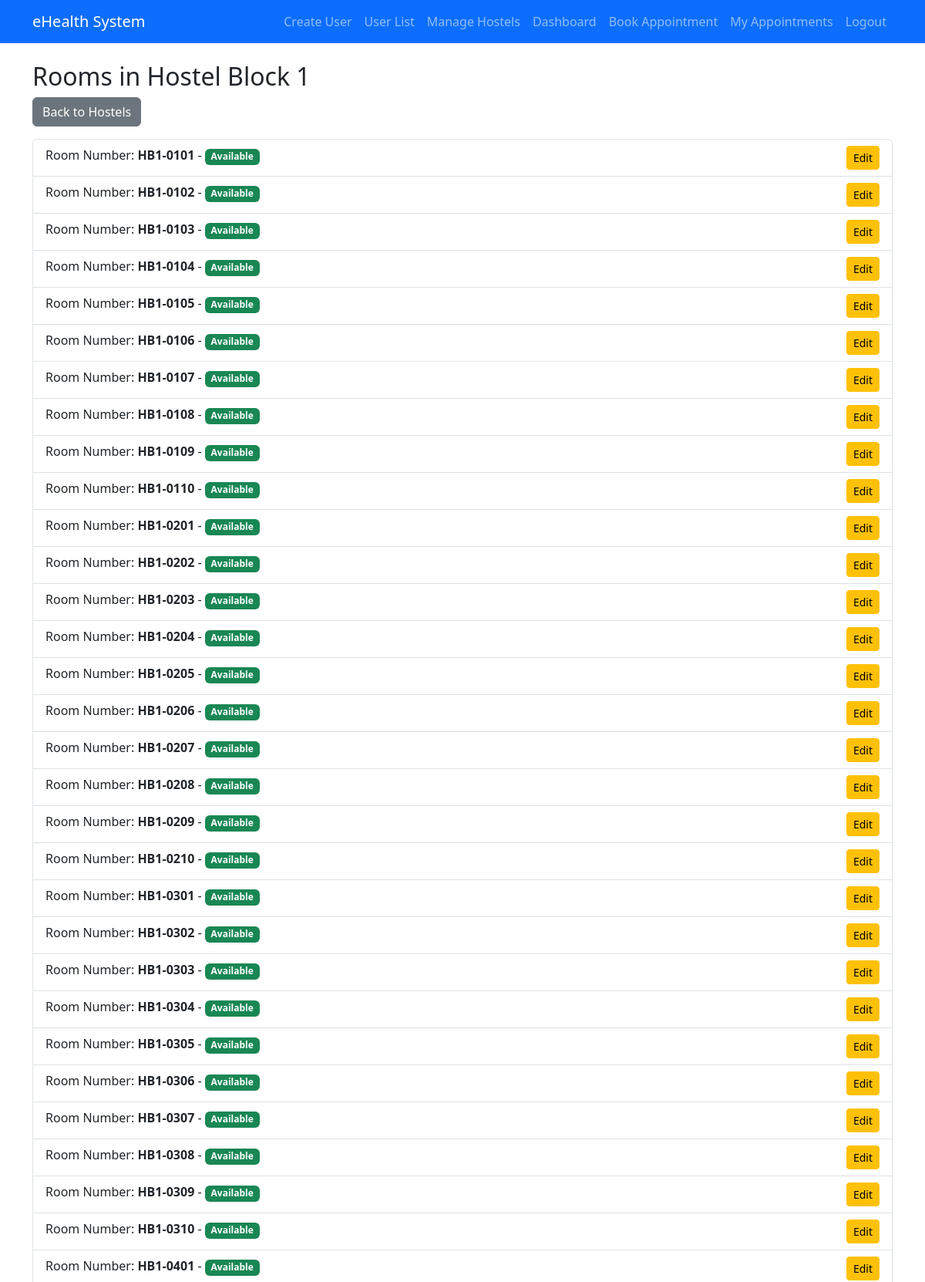
Screenshot of /hostels/1/rooms/ (signed in, upper part) with the database file from the repository.
### hostels/models.py (models this page shows, shortened)
class Hostel(models.Model):
    name = models.CharField(max_length=100, unique=True)
    block = models.CharField(max_length=50)
    levels = models.PositiveIntegerField()
    rooms_per_level = models.PositiveIntegerField()

class Room(models.Model):
    hostel = models.ForeignKey(Hostel, on_delete=models.CASCADE, related_name="rooms")
    number = models.CharField(max_length=20, unique=True)
    resident = models.ForeignKey(settings.AUTH_USER_MODEL, on_delete=models.SET_NULL, null=True, blank=True)
    @property
    def is_occupied(self):
        return self.resident is not None

### hostels/views.py (the view)
# urls.py: path('<int:hostel_id>/rooms/', views.room_list, name='room_list'),
@login_required
def room_list(request, hostel_id):
    if request.user.role not in ['superadmin', 'admin']:
        messages.error(request, "You are not authorized to view this page.")
        return redirect('home')
    hostel = get_object_or_404(Hostel, id=hostel_id)
    rooms = hostel.rooms.all()
    return render(request, 'hostels/room_list.html', {'hostel': hostel, 'rooms': rooms})

### hostels/templates/hostels/room_list.html
{% extends 'base.html' %}
{% block content %}
  <h2>Rooms in {{ hostel.name }}</h2>
  <a href="{% url 'hostel_list' %}" class="btn btn-secondary">Back to Hostels</a>
  <ul class="list-group mt-3">
      {% for room in rooms %}
          <li class="list-group-item">
              Room Number: <strong>{{ room.number }}</strong> -
              {% if room.is_occupied %}
                  <span class="badge bg-danger">Occupied</span>
              {% else %}
                  <span class="badge bg-success">Available</span>
              {% endif %}
              <a href="{% url 'edit_room' room.id %}" class="btn btn-warning btn-sm float-end">Edit</a>
          </li>
      {% empty %}
          <li class="list-group-item text-muted">No rooms available in this hostel.</li>
      {% endfor %}
  </ul>
{% endblock %}

### rows the page displays
Hostel: name "Hostel Block 1"
Room: number "HB1-0101", shows "Available"
Room: number "HB1-0102", shows "Available"
Room: number "HB1-0103", shows "Available"
Room: number "HB1-0104", shows "Available"
Room: number "HB1-0105", shows "Available"
Room: number "HB1-0106", shows "Available"
Room: number "HB1-0107", shows "Available"
Room: number "HB1-0108", shows "Available"
Room: number "HB1-0109", shows "Available"
Room: number "HB1-0110", shows "Available"
Room: number "HB1-0201", shows "Available"
Room: number "HB1-0202", shows "Available"
Room: number "HB1-0203", shows "Available"
Room: number "HB1-0204", shows "Available"
Room: number "HB1-0205", shows "Available"
Room: number "HB1-0206", shows "Available"
Room: number "HB1-0207", shows "Available"
Room: number "HB1-0208", shows "Available"
Room: number "HB1-0209", shows "Available"
Room: number "HB1-0210", shows "Available"
Room: number "HB1-0301", shows "Available"
Room: number "HB1-0302", shows "Available"
Room: number "HB1-0303", shows "Available"
Room: number "HB1-0304", shows "Available"
Room: number "HB1-0305", shows "Available"
Room: number "HB1-0306", shows "Available"
Room: number "HB1-0307", shows "Available"
Room: number "HB1-0308", shows "Available"
Room: number "HB1-0309", shows "Available"
Room: number "HB1-0310", shows "Available"
Room: number "HB1-0401", shows "Available"
